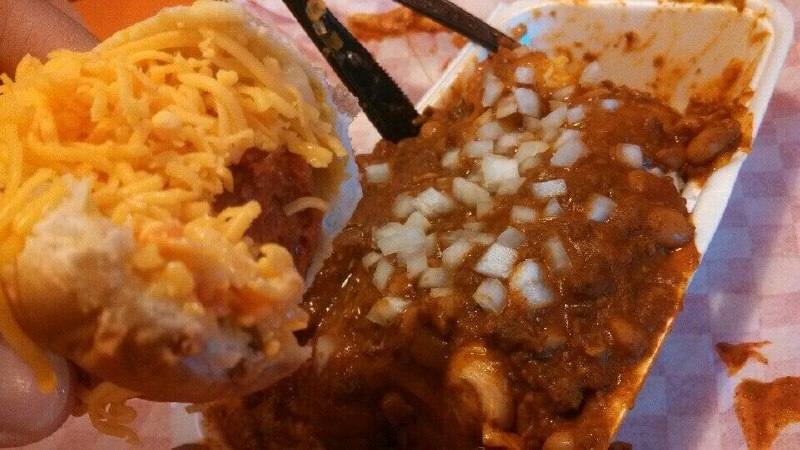
#> input picture cornermarket/photo3.jpg, 800 x 450 px
$ python -i vision_agent.py   (imports and definitions only)
#> lines starting #> are read from the running program, lines starting #| are printed output that depends on the picture
#!/usr/bin/env python3
"""
VISION AGENT v1.0 - Real computer vision for AOS Brain

Captures video/images, processes with YOLO/ONNX, encodes to cortex
"""

import cv2
import numpy as np
import time
import threading
import socket
import json
from typing import List, Tuple, Optional, Dict
from dataclasses import dataclass
import hashlib

@dataclass
class VisualFeature:
    """Detected visual feature"""
    label: str
    confidence: float
    bbox: Tuple[int, int, int, int]  # x, y, w, h
    embedding: np.ndarray  # Feature vector

class VisionAgent:
    """
    Vision agent that processes camera/images and feeds to brain cortex

    Pipeline:
    Camera/Image → YOLO detection → Feature extraction → Cortex encoding → Brain write
    """

    def __init__(self, agent_id: str = "vision_agent",
                 socket_path: str = '/tmp/aos_brain.sock',
                 camera_id: int = 0,
                 model_path: str = '/root/.aos/models/yolov8n.onnx'):
        self.agent_id = agent_id
        self.socket_path = socket_path
        self.camera_id = camera_id
        self.model_path = model_path

        # Initialize OpenCV
        self.cap = None
        self.has_camera = False
        self._init_camera()

        # Initialize model (if available)
        self.session = None
        self.has_model = False
        self._init_model()

        self.running = False
        self.capture_thread = None
        self.last_frame = None
        self.detected_objects: List[VisualFeature] = []

        print(f"[VisionAgent] Initialized: camera={self.has_camera}, model={self.has_model}")

    def _init_camera(self):
        """Initialize camera capture"""
        try:
            self.cap = cv2.VideoCapture(self.camera_id)
            if self.cap.isOpened():
                self.has_camera = True
                print(f"[VisionAgent] Camera {self.camera_id} opened")
            else:
                print(f"[VisionAgent] No camera available")
        except Exception as e:
            print(f"[VisionAgent] Camera init failed: {e}")

    def _init_model(self):
        """Initialize ONNX model for inference"""
        try:
            import onnxruntime as ort
            if os.path.exists(self.model_path):
                self.session = ort.InferenceSession(self.model_path)
                self.has_model = True
                print(f"[VisionAgent] Model loaded: {self.model_path}")
        except ImportError:
            print("[VisionAgent] onnxruntime not installed, using fallback")
        except Exception as e:
            print(f"[VisionAgent] Model init failed: {e}")

    # [10 lines left out: function capture_frame, not called in this run]

    def process_image(self, image_path: str) -> List[VisualFeature]:
        """Process image file and return features"""
#> called with image_path = '../cornermarket/photo3.jpg'
        frame = cv2.imread(image_path)
#> frame is the input picture: shape (450, 800, 3); mean B, G, R 54.6, 94, 152.5
        if frame is None:
            return []
        return self._extract_features(frame)

    def _extract_features(self, frame: np.ndarray) -> List[VisualFeature]:
        """Extract visual features from frame"""
        features = []

        if self.has_model and self.session:
            # Real ONNX inference
            processed = self._preprocess(frame)
            outputs = self.session.run(None, {'images': processed})
            features = self._parse_detections(outputs, frame.shape)
        else:
            # Fallback: Use OpenCV for basic features
            features = self._fallback_features(frame)

        self.detected_objects = features
        return features

    # [16 lines left out: functions _preprocess, _parse_detections, not called in this run]

    def _fallback_features(self, frame: np.ndarray) -> List[VisualFeature]:
        """Fallback feature extraction using OpenCV"""
        features = []

        # Convert to grayscale for processing
        gray = cv2.cvtColor(frame, cv2.COLOR_BGR2GRAY)
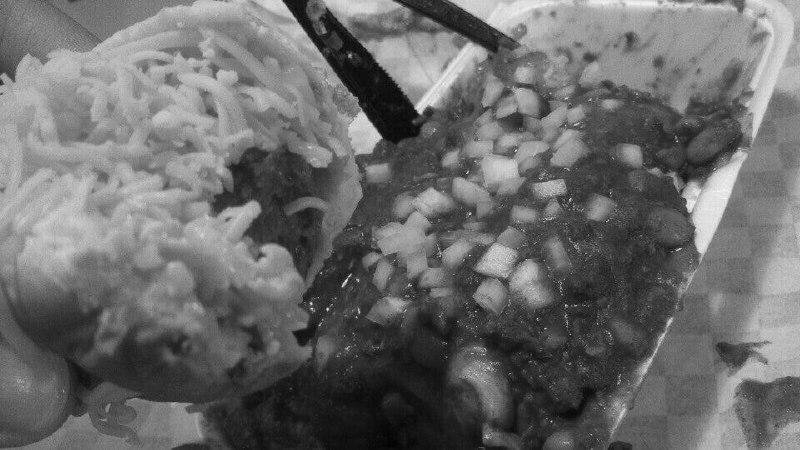
#> gray: shape (450, 800); min 3, max 248, mean 107

        # Edge detection (represents structure)
        edges = cv2.Canny(gray, 100, 200)
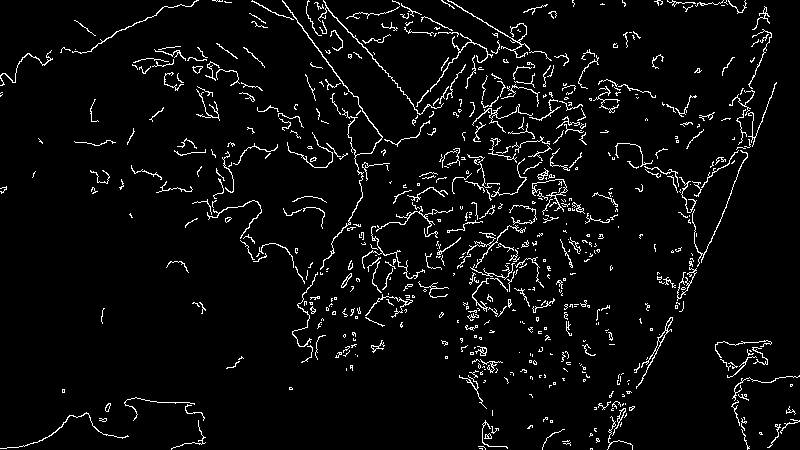
#> edges: shape (450, 800); 4.6% white in thin lines or dots
        edge_density = np.sum(edges > 0) / edges.size
#> edge_density = 0.046

        # Color histogram features
        color_mean = np.mean(frame, axis=(0, 1))
#> color_mean = [54.64, 94, 152.5]
        color_std = np.std(frame, axis=(0, 1))
#> color_std = [53.95, 51.98, 55.66]

        # Motion detection (if previous frame exists)
        motion_score = 0.0
        if hasattr(self, '_prev_gray') and self._prev_gray is not None:
            diff = cv2.absdiff(gray, self._prev_gray)
            motion_score = np.sum(diff > 25) / diff.size
        self._prev_gray = gray.copy()

        # Create feature vector
        feature_vec = np.array([
            edge_density,
            color_mean[0] / 255.0, color_mean[1] / 255.0, color_mean[2] / 255.0,
            color_std[0] / 255.0, color_std[1] / 255.0, color_std[2] / 255.0,
            motion_score,
            frame.shape[0] / 1080.0,  # Normalized height
            frame.shape[1] / 1920.0,  # Normalized width
        ])
#> feature_vec = [0.046, 0.214, 0.369, 0.598, 0.212, 0.204, 0.218, 0, 0.417, 0.417]

        features.append(VisualFeature(
            label="scene",
            confidence=1.0,
            bbox=(0, 0, frame.shape[1], frame.shape[0]),
            embedding=feature_vec
        ))

        return features

    # [197 lines left out: functions encode_to_cortex, _send_to_brain, register, write_to_cortex, process_and_send, start_continuous and 2 more, not called in this run]


# [22 lines not run here, left out]

>>> result = VisionAgent().process_image('../cornermarket/photo3.jpg')
#> in _extract_features, `features = self._fallback_features(frame)`: features = 1 item
#> result = 1 item
